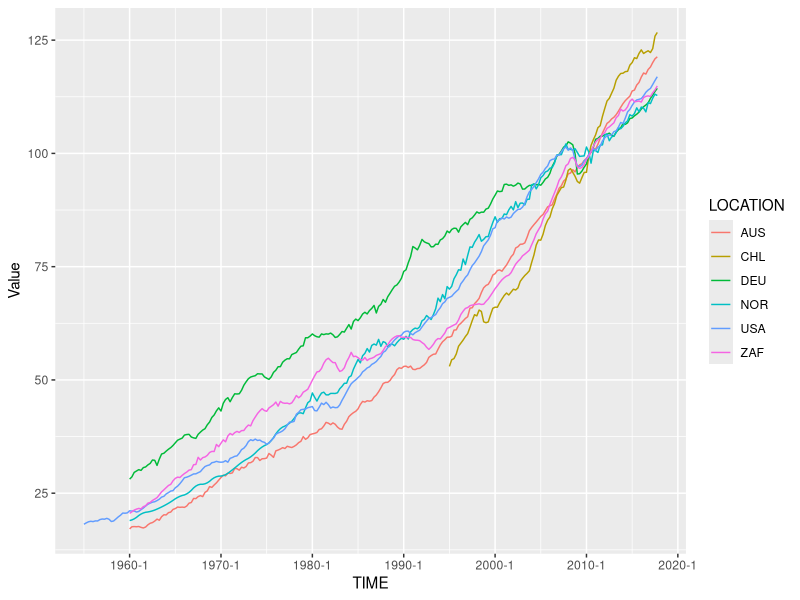

Recreate this plot in R. (Note: this script raises an error after producing the figure.)
library(readr)
library(zoo)
library(ggplot2)

gdp = read_csv("data/oecd_gdp.csv")

gdp = gdp[, c("LOCATION", "TIME", "Value")]
gdp$LOCATION = as.factor(gdp$LOCATION)
gdp$TIME = as.yearqtr(gdp$TIME, format = "%Y-Q%q")

ggplot(gdp, aes(x = TIME, y = Value, colour = LOCATION)) +
  geom_line()

countries = levels(gdp$LOCATION)

gdps = vector("list", length(countries))
gdps_hp = vector("list", length(countries))
y = vector("list", length(countries))

idx = 1
for(i in countries){
  gdps[[idx]] = gdp[which(gdp$LOCATION == i), ]
  gdps_hp[[idx]] = hpfilter(gdps[[idx]]$Value, freq = 1600)
  y[[idx]] = gdps_hp[[idx]]$cycle
  idx = idx + 1
}; rm(idx, i)

plot(gdps_hp[[1]])

# USA from 1955-Q1, Chile 1995-Q1, others 1960-Q1

